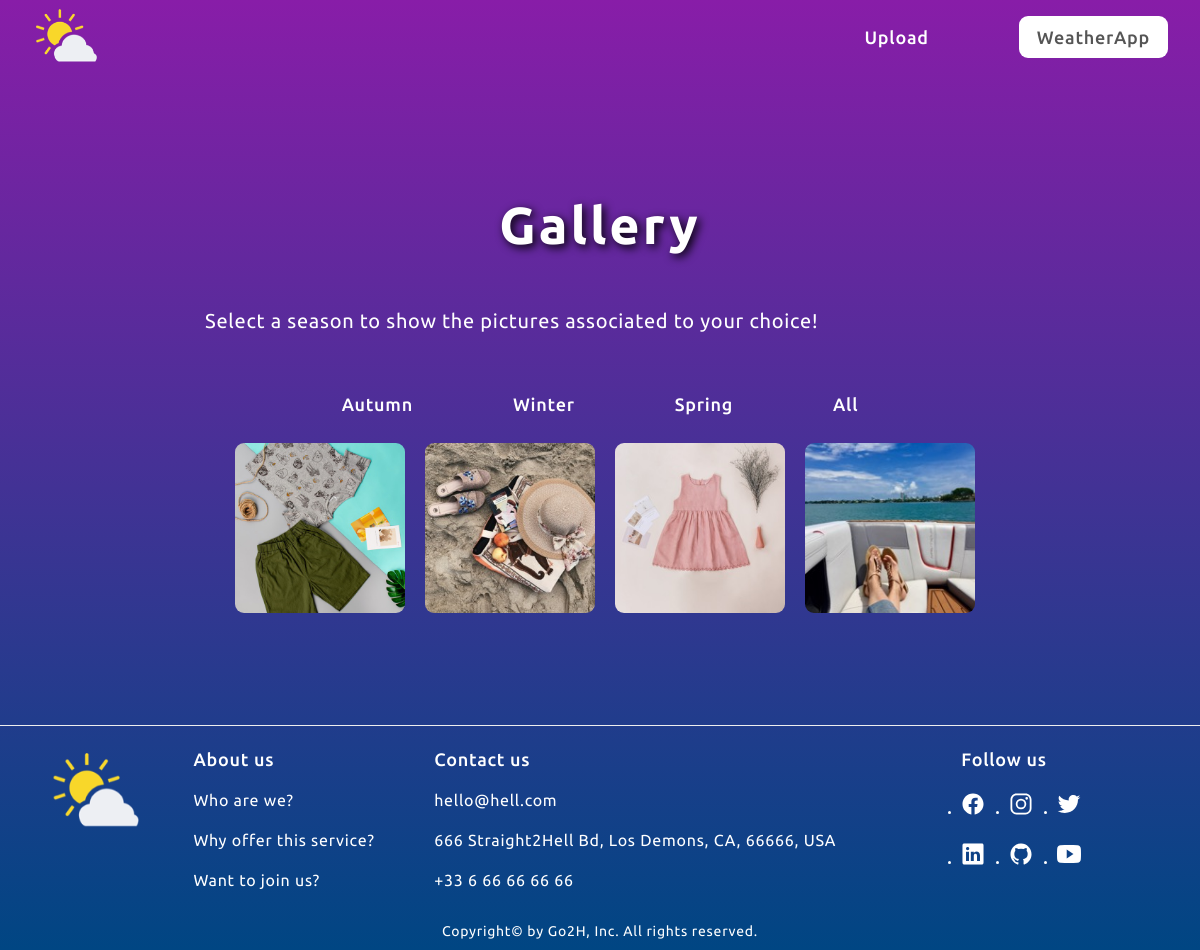
The page /1 on the database its author committed.
### tables this page shows
CREATE TABLE categories
                            (id INTEGER PRIMARY KEY AUTOINCREMENT,
                            name VARCHAR(200) NOT NULL);

CREATE TABLE pictures (id INTEGER PRIMARY KEY AUTOINCREMENT,
                name VARCHAR(200) NOT NULL,
                title VARCHAR(20) NOT NULL,
                description VARCHAR(70) NOT NULL,
                path VARCHAR(100) NOT NULL,
                date DATE NOT NULL,
                category_id INTEGER,
                    CONSTRAINT fk_categories
                    FOREIGN KEY (category_id)
                    REFERENCES categories(category_id));

### app.py (the view)
@app.route('/<int:cat_id>')
def show_cat_files(cat_id):
    liste_cat_id = f_get_cat_name_id()
    del liste_cat_id[cat_id-1]
    db = f_get_db()
    cursor_pictures = db.execute("SELECT description, path\
        FROM pictures WHERE category_id = (?)", [cat_id])
    liste_desc_path = cursor_pictures.fetchall()
    return render_template("showgallerycat.html",
                           all_pictures=liste_desc_path,
                           all_cats=liste_cat_id)

### app.py (called while the page is built)
def f_get_db():
    db = getattr(g, '_database', None)
    if db is None:
        db = g._database = sqlite3.connect(DATABASE)
    return db

def f_get_cat_name_id():
    db = f_get_db()
    cursor_cat_id = db.execute("SELECT id, name FROM categories")
    liste_cats_id = []
    for elem in cursor_cat_id:
        liste_cats_id.append([elem[0], elem[1]])
    return liste_cats_id

### templates/showgallerycat.html (shortened to what this page needs)
{% extends "layout.html" %}
{% block styles %}
<link rel="stylesheet" href="{{ url_for('static', filename='css/showgallery.css') }}" />
{% endblock %}
{% block header %}
<ul class="main-nav-list">
  <li>
    <a href="/uploads" class="main-nav-link" title="Straight to uploads page"
      >Upload</a
    >
  </li>
  <li>
    <a
      href="/#top-weather-app"
      class="main-nav-link nav-weather-app"
      title="Back to WeatherApp"
      >WeatherApp</a
    >
  </li>
</ul>
{% endblock %}
{% block main %}
<h2 class="title-gallery heading-primary">Gallery</h2>
<p class="hero-description">Select a season to show the pictures associated to your choice!</p>
<div class="gallery-content">
  <ul class="main-nav-list">
    {% for category in all_cats %}
    <li>
      <a href="/{{ category[0] }}" class="main-nav-link">{{ category[1] }}</a>
    </li>
    {% endfor %}
    <li>
      <a href="/showgallery" class="main-nav-link">All</a>
    </li>
  </ul>
  <div class="gallery-content">
    <figure class="img-container">
      {% for picture in all_pictures %}
        <img
          class="gallery-img"
          src="{{ config['UPLOAD_FOLDER'] }}/{{ picture[1] }}"
          alt="{{ picture[0] }}"
          width="170"
          height="170"
        />
      {% endfor %}
    </figure>
  </div>
</div>
{% endblock %}

### css/general.css (style rules this page uses)
* { margin: 0; padding: 0; box-sizing: border-box; }
html { font-size: 62.5%; overflow-x: hidden; }
body { line-height: 1; letter-spacing: 0.75px; color: white; font-family: "Ubuntu", sans-serif; background: linear-gradient(to top, #004683, #881da8); transition: all 0.3s; overflow-x: hidden; }
.layout { display: grid; grid: "header" auto "main" 1fr "footer" auto / 1fr; gap: 1.8rem; }
.heading-primary, .heading-secondary, .heading-tertiary { font-weight: 700; }
.heading-primary { text-align: center; font-size: 5.2rem; line-height: 1.05; padding: 3.2rem 0 5.2rem 0; }
img { width: 100%; height: auto; }

### css/styles.css (style rules this page uses)
.main-nav-list { list-style: none; display: flex; align-items: center; gap: 12rem; }
.main-nav-list:first-child { margin-left: 1.8rem; }
.main-nav-link:link, .main-nav-link:visited { display: inline-block; padding: 1rem; text-decoration: none; color: inherit; font-weight: 500; font-size: 2.4rem; transition: all 0.3s; }
.main-nav-link.nav-weather-app:link, .main-nav-link.nav-weather-app:visited { padding: 1.2rem 1.8rem; border-radius: 9px; background-color: #fff; color: #555; }
.hero-description { font-size: 2rem; line-height: 1.6; margin-bottom: 4.8rem; }

### css/queries.css (style rules this page uses)
@media (max-width: 81em) { .main-nav-list { gap: 8rem; } }
@media (max-width: 81em) { .main-nav-link:link, .main-nav-link:visited { font-size: 1.8rem; } }

### static/css/showgallery.css (style rules this page uses)
.title-gallery { text-align: center; text-shadow: 0.3rem 0.3rem 1rem black; letter-spacing: 0.3rem; }
.img-container { display: flex; flex-direction: row; flex-wrap: wrap; justify-content: center; overflow: hidden; padding: 2rem; gap: 1rem; }
.gallery-img { height: 17rem; width: 17rem; border-radius: 9px; object-fit: cover; display: block; max-width: 100%; }
.gallery-content ul.main-nav-list { justify-content: center; margin-left: 0; }

### rows shown on the page
categories: name "Autumn"
categories: name "Winter"
categories: name "Spring"
pictures: path (picture)
pictures: path (picture)
pictures: path (picture)
pictures: path (picture)
